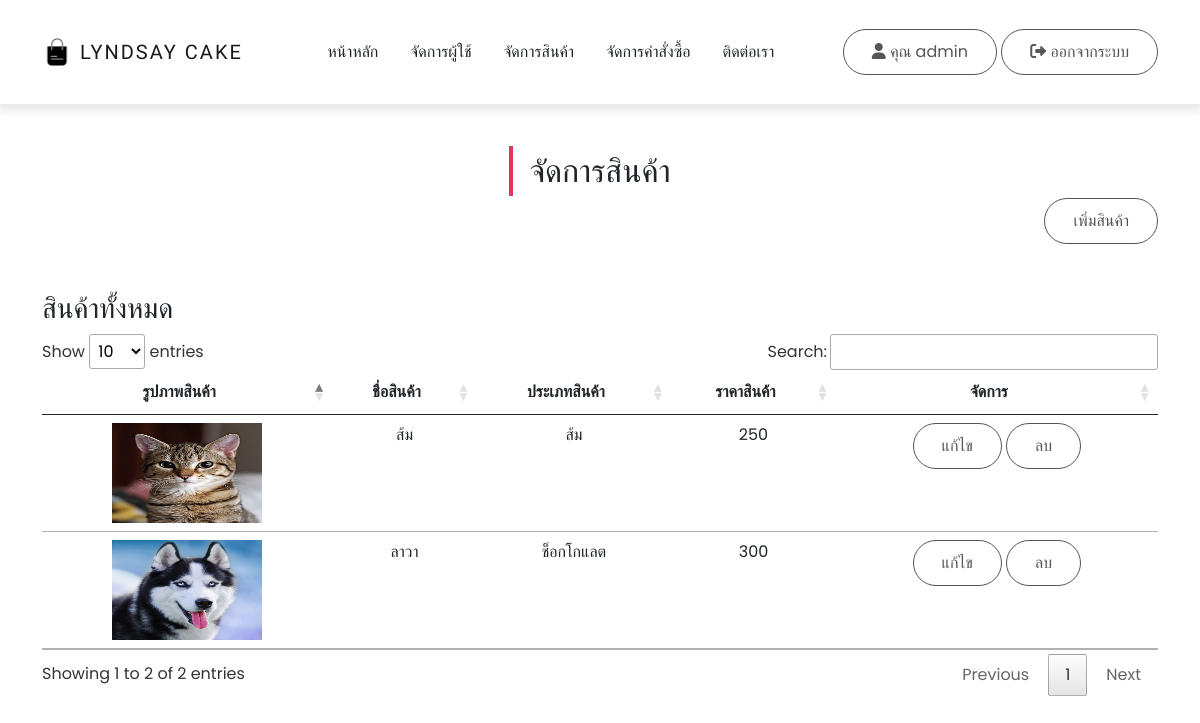
/admin/productController.php (signed in), run on an earlier commit of the app's database.
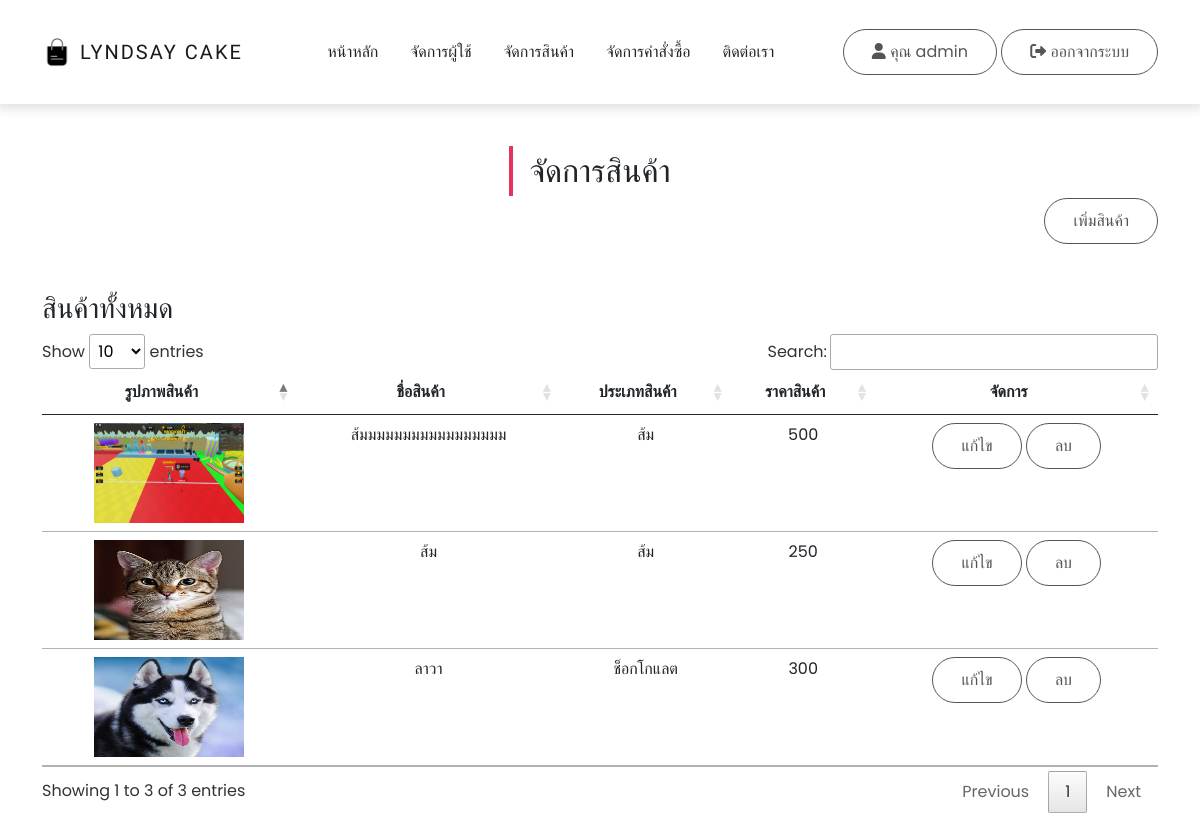
And on a later commit of the database.
### tables this page shows
CREATE TABLE `products` (
  `product_id` int(11) NOT NULL,
  `product_name` varchar(255) NOT NULL,
  `product_detail` text NOT NULL,
  `product_price` int(11) NOT NULL,
  `product_image` text NOT NULL,
  `cate_id` int(11) NOT NULL
);

CREATE TABLE `category` (
  `cate_id` int(11) NOT NULL,
  `cate_name` varchar(255) NOT NULL
);

### admin/productController.php (the view, shortened to what this page needs)
<?php
include_once('../system/config.php');
?>
<!DOCTYPE html>
<html lang="en">
<head>
  <link rel="stylesheet" href="../css/bootstrap.min.css">
  <link rel="stylesheet" href="../css/all.min.css">
  <link rel="stylesheet" href="../css/fontawesome.min.css">
  <link rel="stylesheet" href="../css/jquery.dataTables.min.css">
  <link rel="stylesheet" href="../css/main.css">
</head>
<body>
  <?php include('includes/navbar.inc.php'); ?>
  <section id="section" class="py-5">
    <div class="container">
      <div class="title text-center">
        <h2 class="position-relative d-inline-block">จัดการสินค้า</h2>
      </div>
      <div class="text-end">
        <a href="productController.php?btnAddProduct=btnAddProduct" class="btn btn-success">เพิ่มสินค้า</a>
      </div>
    </div>
  </section>
  <div class="container">
    <h3>สินค้าทั้งหมด</h3>
    <table class="table table-hover" id="myTable">
      <thead>
        <tr>
          <th class="text-center">รูปภาพสินค้า</th>
          <th class="text-center">ชื่อสินค้า</th>
          <th class="text-center">ประเภทสินค้า</th>
          <th class="text-center">ราคาสินค้า</th>
          <th class="text-center">จัดการ</th>
        </tr>
      </thead>
      <tbody>
        <?php
        $list_product_sql = "SELECT * FROM `products` INNER JOIN category ON category.cate_id = products.cate_id ORDER BY `product_id` DESC";
        $list_product_query = mysqli_query($conn, $list_product_sql);
        while($list_product_row = mysqli_fetch_array($list_product_query)) {
        ?>
        <tr class="text-center">
          <td><img src="../img/products/<?= $list_product_row['product_image']; ?>" width="150" height="100"></td>
          <td><?= $list_product_row['product_name']; ?></td>
          <td><?= $list_product_row['cate_name']; ?></td>
          <td><?= $list_product_row['product_price']; ?></td>
          <td>
            <a href="productController.php?editUpdate=<?=$list_product_row['product_id']; ?>" class="btn btn-primary">แก้ไข</a>
            <a href="productController.php?delete=<?=$list_product_row['product_id']; ?>" class="btn btn-primary" onclick="return confirm('แน่ใจใช่หรือไม่?')">ลบ</a>
          </td>
        </tr>
        <?php } ?>
      </tbody>
    </table>
  </div>
</body>
</html>

### admin/includes/navbar.inc.php (shortened to what this page needs)
<nav class = "navbar navbar-expand-lg navbar-light bg-white py-4">
    <div class = "container">
        <a class = "navbar-brand d-flex justify-content-between align-items-center order-lg-0" href = "index.html">
            <img src = "../img/content/shopping-bag-icon.png" alt = "site icon">
            <span class = "text-uppercase fw-lighter ms-2">Lyndsay Cake</span>
        </a>
        <div class = "order-lg-2 nav-btns">
            <a href="#" class="btn position-relative">
              <i class="fa-solid fa-user"></i> คุณ <?= $_SESSION['admin']; ?>
            </a>
            <a href="logout.php" class="btn position-relative">
            <i class="fa-solid fa-right-from-bracket"></i> ออกจากระบบ
            </a>
        </div>
        <div class = "collapse navbar-collapse order-lg-1" id = "navMenu">
            <ul class = "navbar-nav mx-auto text-center">
                <li class = "nav-item px-2 py-2">
                    <a class = "nav-link text-uppercase text-dark" href = "index.php">หน้าหลัก</a>
                </li>
                <li class = "nav-item px-2 py-2">
                    <a class = "nav-link text-uppercase text-dark" href = "userController.php">จัดการผู้ใช้</a>
                </li>
                <li class = "nav-item px-2 py-2">
                    <a class = "nav-link text-uppercase text-dark" href = "productController.php">จัดการสินค้า</a>
                </li>
                <li class = "nav-item px-2 py-2">
                    <a class = "nav-link text-uppercase text-dark" href = "orderController.php">จัดการคำสั่งซื้อ</a>
                </li>
                <li class = "nav-item px-2 py-2">
                    <a class = "nav-link text-uppercase text-dark" href = "contact.php">ติดต่อเรา</a>
                </li>
            </ul>
        </div>
    </div>
  </nav>

### css/main.css (style rules this page uses)
:root { --lg-font: 'Kaisei Tokumin', serif; --sm-font: 'Poppins', sans-serif; --pink: #e5345b; }
body { font-family: var(--sm-font); }
.btn:not(.nav-btns button) { background-color: #fff; color: rgb(85, 85, 85); padding: 10px 28px; border-radius: 25px; border: 1px solid rgb(85, 85, 85); }
.navbar { -webkit-box-shadow: 0 3px 9px 3px rgba(0, 0, 0, 0.1); box-shadow: 0 3px 9px 3px rgba(0, 0, 0, 0.1); }
.navbar-brand img { width: 30px; }
.navbar-brand span { letter-spacing: 2px; font-family: var(--lg-font); }
.nav-item { border-bottom: 0.5px solid rgba(0, 0, 0, 0.05); }
.title h2::before { position: absolute; content: ""; width: 4px; height: 50px; background-color: var(--pink); left: -20px; top: 50%; -webkit-transform: translateY(-50%); -ms-transform: translateY(-50%); transform: translateY(-50%); }
@media (min-width: 992px) { .nav-item { border-bottom: none; } }

What changed in the data, as far as the page shows it:
added products: product_image (picture), product_name "ส้มมมมมมมมมมมมมมมมม", cate.cate_name "ส้ม", product_price "500"
Also different on the page:
text written by a page script: "Show entries Search: Showing 1 to 2 of 2 entries Previous 1 Next" → "Show entries Search: Showing 1 to 3 of 3 entries Previous 1 Next"
